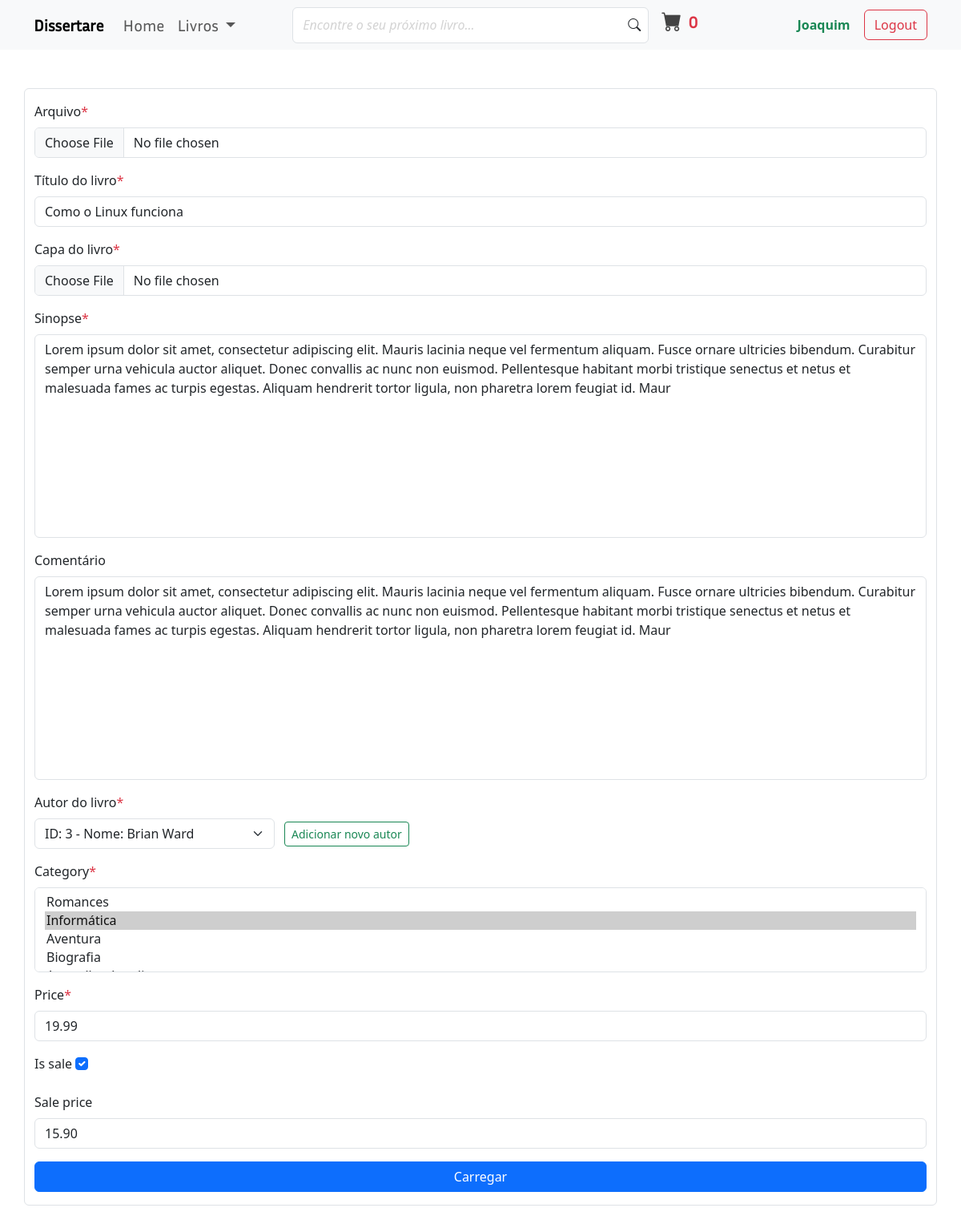
Screenshot of /book/update_book/1/ (signed in) with the database file from the repository.
### books/models.py (models this page shows, shortened)
class Books(models.Model):
    author = models.ForeignKey(Authors, on_delete=models.CASCADE, verbose_name='Autor do livro')
    file = models.FileField(
        upload_to=books_pdf_file_path,
        verbose_name='Arquivo',
        validators=[pdf_format_validator]
    )
    title = models.CharField(max_length=50, verbose_name='Título do livro')
    description = models.TextField(max_length=400, verbose_name='Sinopse')
    comment = models.TextField(max_length=400, verbose_name='Comentário', null=True, blank=True)
    cover = models.ImageField(
        upload_to=books_image_file_path,
        verbose_name='Capa do livro')
    date_posted = models.DateTimeField(default=timezone.now, verbose_name='Publicado no site em')
    uploaded_by = models.ForeignKey(User, on_delete=models.CASCADE, verbose_name='Enviado por')
    category = models.ManyToManyField(Category, related_name='books_category', default=[0])
    price = models.DecimalField(default=0, decimal_places=2, max_digits=6, validators=[val_cannot_be_negative])
    is_sale = models.BooleanField(default=False)
    sale_price = models.DecimalField(default=0, decimal_places=2, max_digits=6, validators=[val_cannot_be_negative], null=True, blank=True)
    class Meta:
        verbose_name_plural = 'Books'

### books/views.py (the view)
# urls.py: path('book/update_book/<int:book_id>/', views.update_book, name='book-update'),
@user_passes_test(_user_is_superuser, login_url='home')
def update_book(request, book_id):
    book = Books.objects.get(pk=book_id)
    if request.method == 'POST':
        book_form = BookForm(
            request.POST,
            request.FILES,
            instance=book)
        if book_form.is_valid():
            book_form.save()
            messages.success(request, 'Livro actualizado com sucesso')
            return HttpResponseRedirect(reverse(
                'book-detail',
                kwargs={'book_id': book_id}
                )
            )
        messages.warning(request, 'Algo deu errado')
    else:
        book_form = BookForm(instance=book)
    title = f'editar livro {book.title}'
    return render(
        request,
        'books/book_create_form.html',
        {
            'book_form': book_form,
            'book_form_erros': book_form.errors,
            'title': title
        }
    )

### books/context_processors.py (called while the page is built)
def announcement(request):
    announcement_obj = Announcement_context(request)
    announcements = announcement_obj.announcement.order_by('-date_posted')[:3]
    return {'announcements': announcements}

### books/models.py (called while the page is built)
    def __str__(self) -> str:
        return f'ID: {self.id} - Nome: {self.name}'

    def __str__(self) -> str:
        return self.name

### books/views.py (called while the page is built)
def _user_is_superuser(user):
    return user.is_superuser

### cart/cart.py (called while the page is built)
    def __len__(self):
        return len(self.cart)

### cart/context_processors.py (called while the page is built)
def cart(request):
    return {'cart': Cart(request)}

### books/templates/books/book_create_form.html (shortened to what this page needs)
{% extends "books/base.html" %}
{% block main_content %}
<div class="container py-5">
    <div class="row d-flex flex-column flex-lg-row py-3 border rounded">
        <div class="col">
            <form method="post" enctype="multipart/form-data">
                <div class="mb-3">
                    <label class="form-label" for="{{book_form.file.id_for_label}}">{{book_form.file.label}}<span class="text-danger">*</span></label>
                    {{book_form.file}}
                </div>
                <div class="mb-3">
                    <label class="form-label" for="{{book_form.title.id_for_label}}">{{book_form.title.label}}<span class="text-danger">*</span></label>
                    {{book_form.title}}
                </div>
                <div class="mb-3">
                    <label class="form-label" for="{{book_form.cover.id_for_label}}">{{book_form.cover.label}}<span class="text-danger">*</span></label>
                    {{book_form.cover}}
                </div>
                <div class="mb-3">
                    <label class="form-label" for="{{book_form.description.id_for_label}}">{{book_form.description.label}}<span class="text-danger">*</span></label>
                    {{book_form.description}}
                </div>
                <div class="mb-3">
                    <label class="form-label" for="{{book_form.comment.id_for_label}}">{{book_form.comment.label}}</label>
                    {{book_form.comment}}
                </div>
                <div class="mb-3">
                    <label class="form-label" for="{{book_form.author.id_for_label}}">{{book_form.author.label}}<span class="text-danger">*</span></label>
                    <br>
                    <div class="row d-flex justify-content-start align-items-center p-0 m-0">
                        <div class="col-auto px-0">
                            {{book_form.author}}
                        </div>
                        <div class="col-auto">
                            <a href="{% url 'register-author' %}" class="btn btn-sm btn-outline-success">Adicionar novo autor</a>
                        </div>
                    </div>
                </div>
                <div class="mb-3">
                    <label class="form-label" for="{{book_form.category.id_for_label}}">{{book_form.category.label}}<span class="text-danger">*</span></label>
                    {{book_form.category}}
                </div>
                <div class="mb-3">
                    <label class="form-label" for="{{book_form.price.id_for_label}}">{{book_form.price.label}}<span class="text-danger">*</span></label>
                    {{book_form.price}}
                </div>
                <div class="mb-3">
                    <label class="form-label" for="{{book_form.is_sale.id_for_label}}">{{book_form.is_sale.label}}</label>
                    {{book_form.is_sale}}
                </div>
                <div class="mb-3">
                    <label class="form-label" for="{{book_form.sale_price.id_for_label}}">{{book_form.sale_price.label}}</label>
                    {{book_form.sale_price}}
                </div>
                <button class="btn btn-primary w-100" type="submit">Carregar</button>
            </form>
        </div>
    </div>
</div>
{% endblock main_content %}

### books/templates/books/base.html (shortened to what this page needs)
{% load static %}
<!doctype html>
<html lang="pt-pt">
  <head>
    <link rel="stylesheet" href="{% static 'books/css/general_style.css' %}">
    <link href="https://cdn.jsdelivr.net/npm/bootstrap@5.3.3/dist/css/bootstrap.min.css" rel="stylesheet">
    <link rel="stylesheet" href="https://cdn.jsdelivr.net/npm/bootstrap-icons@1.11.3/font/bootstrap-icons.min.css">
  </head>
  <body>
    <nav class="navbar navbar-expand-lg bg-body-tertiary sticky-top pb-3 pb-md-2">
        <div class="container">
            <a class="navbar-brand fw-bold" href="{% url 'home' %}">Dissertare</a>
            <div class="collapse navbar-collapse justify-content-between" id="navbarSupportedContent">
                <ul class="navbar-nav mb-2 mb-lg-0 fs-5">
                    {% if title == 'home' %}
                        <li class="nav-item">
                            <a class="nav-link active" aria-current="page" href="{% url 'home' %}">
                                Home
                            </a>
                        </li>
                        <li class="nav-item dropdown">
                            <a class="nav-link dropdown-toggle" href="#" role="button" data-bs-toggle="dropdown" aria-expanded="false">
                                Livros
                            </a>
                            <ul class="dropdown-menu">
                                {% if user.is_superuser %}
                                    <li class="border-bottom">
                                        <a href="{% url 'staff-profile' %}" class="dropdown-item" title="upload book">
                                            <i class="bi bi-person"></i> Perfil de administração
                                        </a>
                                    </li>
                                {% endif %}
                                <li><a class="dropdown-item" href="{% url 'books' %}">Livros</a></li>
                                <li><a class="dropdown-item" href="{% url 'home' %}">E-books</a></li>
                                <li><a class="dropdown-item" href="{% url 'all-authors' %}">Autores</a></li>
                                <li><a class="dropdown-item" href="{% url 'home' %}">Categorias</a></li>
                            </ul>
                        </li>
                    {% else %}
                        <li class="nav-item">
                            <a class="nav-link" aria-current="page" href="{% url 'home' %}">
                                Home
                            </a>
                        </li>
                        <li class="nav-item dropdown">
                            <a class="nav-link dropdown-toggle" href="#" role="button" data-bs-toggle="dropdown" aria-expanded="false">
                                Livros
                            </a>
                        </li>
                    {% endif %}
                </ul>
                <form class="d-flex flex-column flex-md-row me-5 w-50 mb-3 mb-lg-0" role="search">
                    <div class="w-100 d-flex align-items-center me-3 form-inputs">
                        <input class="form-control fw-bold" type="text" placeholder="Encontre o seu próximo livro...">
                        <i class="bi bi-search"></i>
                    </div>
                    <div class="cart-button my-4 my-md-0">
                        <a href="{% url 'cart_summary' %}" class="d-flex flex-row align-items-center">
                            <span class="shop-bag"><i class="bi bi-cart-fill"></i></span>
                            <div class="d-flex flex-column ms-2">
                                <span id="cart_quantity" class="qty fs-5 fw-bold text-danger">{{cart|length}}</span>
                            </div>
                        </a>
                    </div>
                </form>
                <div class="justify-content-between">
                    {% if user.is_active %}
                        <a href="{% url 'profile' %}" class="btn text-success fw-bold">{{user.username|truncatechars:14}}</a>
                        <a href="{% url 'logout' %}" class="btn btn-outline-danger">Logout</a>
                    {% else %}
                        <a href="{% url 'login' %}" class="btn btn-success me-5">Login</a>
                        <a href="{% url 'register' %}" class="btn btn-outline-primary">Cadastrar</a>
                    {% endif %}
                </div>
            </div>
        </div>
    </nav>
    <main>
        {% block main_content %}{% endblock %}
    </main>
  </body>
</html>

### books/static/books/css/general_style.css (style rules this page uses)
* { box-sizing: border-box; }
h1, h2, h3, a { font-family: Inria_Sans; }
.form-inputs { position:relative; }
.form-inputs .form-control { height:45px; }
.form-inputs .form-control::placeholder { font-style: italic; font-weight: lighter; color: lightgray; }
.form-inputs i { position:absolute; right:10px; background-color: #fff; }
.cart-button a { text-decoration: none; color: #000; }
.shop-bag { color:#434343; font-size:25px; display:flex; border-radius:50%; align-items:center; justify-content:center; }
.qty { font-size:12px; }

### rows the page displays
Books: title "Como o Linux funciona", description "Lorem ipsum dolor sit amet, consectetur adipiscing elit. Mauris lacinia neque vel fermentum aliquam. Fusce ornare ultricies bibendum. Curabitur semper urna vehicula auctor aliquet. Donec convallis ac nunc non euismod. Pellentesque habitant morbi tristique senectus et netus et malesuada fames ac turpis egestas. Aliquam hendrerit tortor ligula, non pharetra lorem feugiat id. Maur", comment "Lorem ipsum dolor sit amet, consectetur adipiscing elit. Mauris lacinia neque vel fermentum aliquam. Fusce ornare ultricies bibendum. Curabitur semper urna vehicula auctor aliquet. Donec convallis ac nunc non euismod. Pellentesque habitant morbi tristique senectus et netus et malesuada fames ac turpis egestas. Aliquam hendrerit tortor ligula, non pharetra lorem feugiat id. Maur", author "ID: 3 - Nome: Brian Ward", price "19.99", is_sale "☑", sale_price "15.90"

### other values shown
{{ cart|length }} "0"
{{ user.username|truncatechars:14 }} "Joaquim"
{{ book_form.file.label }} "Arquivo"
{{ book_form.title.label }} "Título do livro"
{{ book_form.cover.label }} "Capa do livro"
{{ book_form.description.label }} "Sinopse"
{{ book_form.comment.label }} "Comentário"
{{ book_form.author.label }} "Autor do livro"
{{ book_form.category.label }} "Category"
{{ book_form.price.label }} "Price"
{{ book_form.is_sale.label }} "Is sale"
{{ book_form.sale_price.label }} "Sale price"
